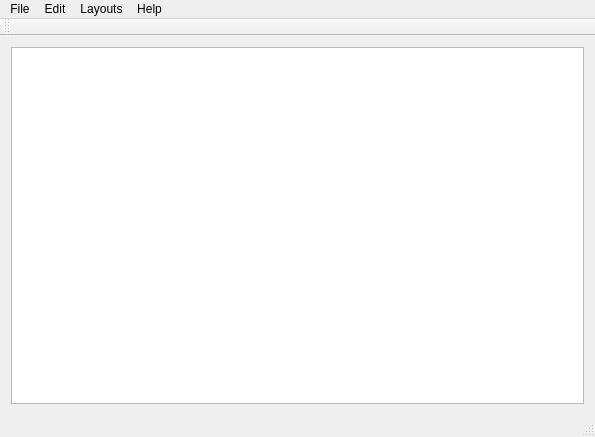
<?xml version="1.0" encoding="UTF-8"?>
<ui version="4.0">
 <class>MainWindow</class>
 <widget class="QMainWindow" name="MainWindow">
  <property name="geometry">
   <rect>
    <x>0</x>
    <y>0</y>
    <width>595</width>
    <height>437</height>
   </rect>
  </property>
  <property name="windowTitle">
   <string>MainWindow</string>
  </property>
  <widget class="QWidget" name="centralWidget">
   <layout class="QVBoxLayout" name="verticalLayout">
    <item>
     <widget class="yaum::views::BaseGraphicsView" name="graphicsView"/>
    </item>
   </layout>
  </widget>
  <widget class="QMenuBar" name="menuBar">
   <property name="geometry">
    <rect>
     <x>0</x>
     <y>0</y>
     <width>595</width>
     <height>22</height>
    </rect>
   </property>
   <widget class="QMenu" name="menuFile">
    <property name="title">
     <string>File</string>
    </property>
    <addaction name="actionOpen"/>
    <addaction name="separator"/>
    <addaction name="actionQuit"/>
   </widget>
   <widget class="QMenu" name="menuEdit">
    <property name="title">
     <string>Edit</string>
    </property>
   </widget>
   <widget class="QMenu" name="menuLayouts">
    <property name="title">
     <string>Layouts</string>
    </property>
   </widget>
   <widget class="QMenu" name="menuHelp">
    <property name="title">
     <string>Help</string>
    </property>
    <addaction name="actionAbout"/>
   </widget>
   <addaction name="menuFile"/>
   <addaction name="menuEdit"/>
   <addaction name="menuLayouts"/>
   <addaction name="menuHelp"/>
  </widget>
  <widget class="QToolBar" name="mainToolBar">
   <attribute name="toolBarArea">
    <enum>TopToolBarArea</enum>
   </attribute>
   <attribute name="toolBarBreak">
    <bool>false</bool>
   </attribute>
  </widget>
  <widget class="QStatusBar" name="statusBar"/>
  <action name="actionOpen">
   <property name="text">
    <string>Open...</string>
   </property>
  </action>
  <action name="actionQuit">
   <property name="text">
    <string>Quit</string>
   </property>
  </action>
  <action name="actionAbout">
   <property name="text">
    <string>About</string>
   </property>
  </action>
 </widget>
 <layoutdefault spacing="6" margin="11"/>
 <customwidgets>
  <customwidget>
   <class>yaum::views::BaseGraphicsView</class>
   <extends>QGraphicsView</extends>
   <header>views/basegraphicsview.h</header>
  </customwidget>
 </customwidgets>
 <resources/>
 <connections>
  <connection>
   <sender>actionQuit</sender>
   <signal>triggered()</signal>
   <receiver>MainWindow</receiver>
   <slot>close()</slot>
   <hints>
    <hint type="sourcelabel">
     <x>-1</x>
     <y>-1</y>
    </hint>
    <hint type="destinationlabel">
     <x>297</x>
     <y>218</y>
    </hint>
   </hints>
  </connection>
 </connections>
</ui>
